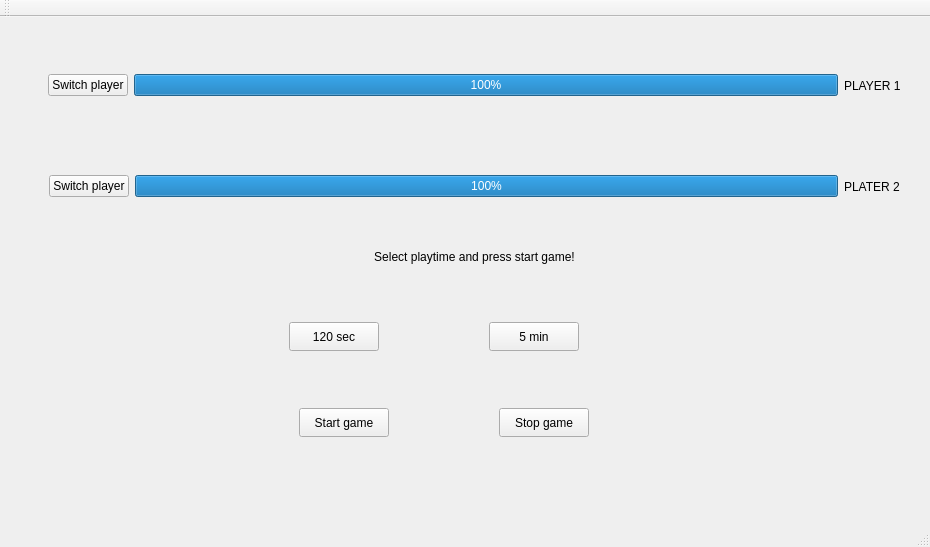
<?xml version="1.0" encoding="UTF-8"?>
<ui version="4.0">
 <class>MainWindow</class>
 <widget class="QMainWindow" name="MainWindow">
  <property name="geometry">
   <rect>
    <x>0</x>
    <y>0</y>
    <width>930</width>
    <height>547</height>
   </rect>
  </property>
  <property name="minimumSize">
   <size>
    <width>7</width>
    <height>0</height>
   </size>
  </property>
  <property name="windowTitle">
   <string>MainWindow</string>
  </property>
  <widget class="QWidget" name="centralwidget">
   <property name="sizePolicy">
    <sizepolicy hsizetype="Preferred" vsizetype="Fixed">
     <horstretch>0</horstretch>
     <verstretch>0</verstretch>
    </sizepolicy>
   </property>
   <layout class="QGridLayout" name="gridLayout">
    <item row="5" column="0">
     <widget class="QWidget" name="widget" native="true">
      <widget class="QWidget" name="verticalLayoutWidget">
       <property name="geometry">
        <rect>
         <x>30</x>
         <y>20</y>
         <width>871</width>
         <height>421</height>
        </rect>
       </property>
       <layout class="QVBoxLayout" name="verticalLayout">
        <item>
         <widget class="QWidget" name="widget_2" native="true">
          <layout class="QHBoxLayout" name="horizontalLayout_4">
           <item>
            <layout class="QHBoxLayout" name="horizontalLayout_3">
             <item>
              <widget class="QPushButton" name="player1SwitchButton">
               <property name="text">
                <string>Switch player</string>
               </property>
              </widget>
             </item>
             <item>
              <widget class="QProgressBar" name="player1ProgressBar">
               <property name="value">
                <number>100</number>
               </property>
              </widget>
             </item>
             <item>
              <widget class="QLabel" name="label_3">
               <property name="text">
                <string>PLAYER 1</string>
               </property>
              </widget>
             </item>
            </layout>
           </item>
          </layout>
         </widget>
        </item>
        <item>
         <widget class="QWidget" name="widget_3" native="true">
          <widget class="QWidget" name="horizontalLayoutWidget_2">
           <property name="geometry">
            <rect>
             <x>10</x>
             <y>0</y>
             <width>851</width>
             <height>111</height>
            </rect>
           </property>
           <layout class="QHBoxLayout" name="horizontalLayout_2">
            <item>
             <widget class="QPushButton" name="player2SwitchButton">
              <property name="text">
               <string>Switch player</string>
              </property>
             </widget>
            </item>
            <item>
             <widget class="QProgressBar" name="player2ProgressBar">
              <property name="value">
               <number>100</number>
              </property>
             </widget>
            </item>
            <item>
             <widget class="QLabel" name="label_2">
              <property name="text">
               <string>PLATER 2</string>
              </property>
             </widget>
            </item>
           </layout>
          </widget>
         </widget>
        </item>
        <item>
         <widget class="QLabel" name="infoLabel">
          <property name="text">
           <string>Select playtime and press start game!</string>
          </property>
          <property name="alignment">
           <set>Qt::AlignmentFlag::AlignCenter</set>
          </property>
         </widget>
        </item>
        <item>
         <widget class="QWidget" name="widget_4" native="true">
          <widget class="QPushButton" name="time120Button">
           <property name="geometry">
            <rect>
             <x>250</x>
             <y>20</y>
             <width>90</width>
             <height>29</height>
            </rect>
           </property>
           <property name="text">
            <string>120 sec</string>
           </property>
          </widget>
          <widget class="QPushButton" name="time300Button">
           <property name="geometry">
            <rect>
             <x>450</x>
             <y>20</y>
             <width>90</width>
             <height>29</height>
            </rect>
           </property>
           <property name="text">
            <string>5 min</string>
           </property>
          </widget>
         </widget>
        </item>
        <item>
         <widget class="QWidget" name="widget_5" native="true">
          <widget class="QPushButton" name="startButton">
           <property name="geometry">
            <rect>
             <x>260</x>
             <y>20</y>
             <width>90</width>
             <height>29</height>
            </rect>
           </property>
           <property name="text">
            <string>Start game</string>
           </property>
          </widget>
          <widget class="QPushButton" name="stopButton">
           <property name="geometry">
            <rect>
             <x>460</x>
             <y>20</y>
             <width>90</width>
             <height>29</height>
            </rect>
           </property>
           <property name="text">
            <string>Stop game</string>
           </property>
          </widget>
         </widget>
        </item>
       </layout>
      </widget>
     </widget>
    </item>
   </layout>
  </widget>
  <widget class="QMenuBar" name="menubar">
   <property name="geometry">
    <rect>
     <x>0</x>
     <y>0</y>
     <width>930</width>
     <height>21</height>
    </rect>
   </property>
  </widget>
  <widget class="QStatusBar" name="statusbar"/>
  <widget class="QToolBar" name="toolBar">
   <property name="windowTitle">
    <string>toolBar</string>
   </property>
   <attribute name="toolBarArea">
    <enum>TopToolBarArea</enum>
   </attribute>
   <attribute name="toolBarBreak">
    <bool>false</bool>
   </attribute>
  </widget>
 </widget>
 <resources/>
 <connections/>
</ui>
